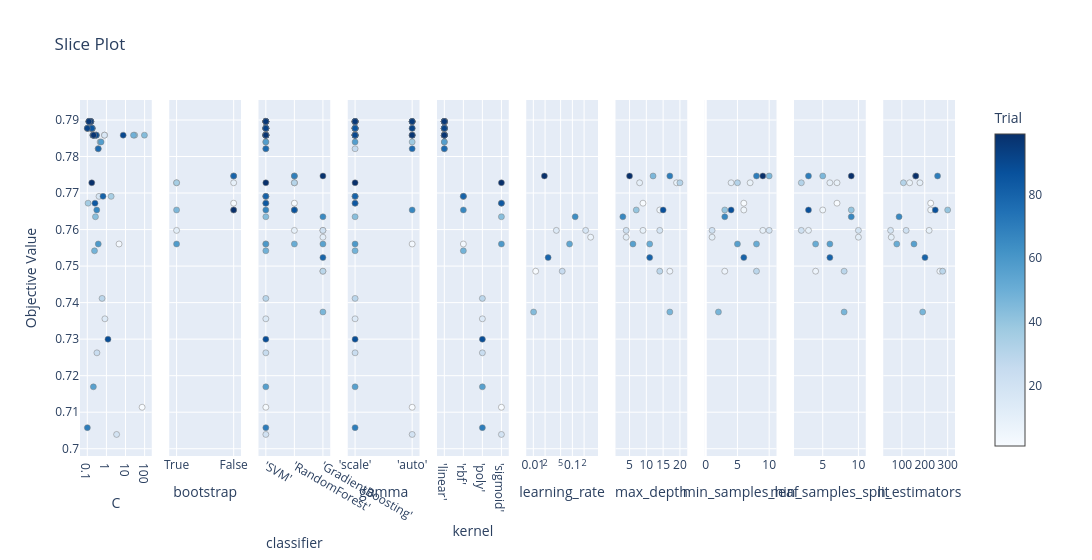

Write notebook code for a chart like this one.
### Code cell
# 3. Slice Plot
plot_slice(study).show()

### Figure 1 — Plotly figure (JSON) as saved in the notebook; plotly's stock layout.template omitted (floating-point values rounded to 4 significant figures)
{"data": [{"marker": {"color": [1, 2, 3, 6, 11, 12, 13, 14, 15, 16, 18, 19, 21, 22, 23, 24, 25, 26, 27, 29, 31, 32, 33, 34, 35, 36, 37, 38, 40, 41, 42, 43, 44, 47, 48, 49, 51, 52, 53, 54, 56, 57, 58, 59, 60, 61, 62, 63, 64, 66, 67, 68, 70, 71, 72, 73, 74, 75, 76, 77, 78, 80, 81, 82, 83, 84, 85, 87, 88, 89, 90, 91, 92, 93, 94, 95, 96, 97, 99], "colorbar": {"title": {"text": "Trial"}, "x": 1, "xpad": 40}, "colorscale": [[0, "rgb(247,251,255)"], [0.125, "rgb(222,235,247)"], [0.25, "rgb(198,219,239)"], [0.375, "rgb(158,202,225)"], [0.5, "rgb(107,174,214)"], [0.625, "rgb(66,146,198)"], [0.75, "rgb(33,113,181)"], [0.875, "rgb(8,81,156)"], [1, "rgb(8,48,107)"]], "line": {"color": "Grey", "width": 0.5}, "showscale": true}, "mode": "markers", "name": "Feasible Trial", "showlegend": false, "type": "scatter", "x": [73.9, 0.1051, 4.586, 0.1781, 0.1709, 0.1512, 0.132, 0.8352, 0.7924, 0.7957, 0.411, 3.414, 0.1036, 0.1206, 0.2983, 0.3185, 0.1013, 0.3673, 0.2225, 0.5931, 0.1532, 0.1956, 0.1527, 0.2618, 1.765, 0.1099, 30.34, 0.4667, 0.181, 0.1685, 0.1465, 0.2667, 97.48, 0.1334, 0.238, 26.26, 0.1279, 0.1709, 0.1424, 0.104, 0.2078, 0.5264, 0.1467, 0.3748, 0.1442, 0.1455, 0.2279, 0.1318, 0.1035, 0.3128, 0.1998, 0.2971, 0.1004, 0.1346, 0.1328, 0.183, 0.2395, 0.1244, 0.1699, 0.3748, 0.1963, 0.6646, 0.132, 0.1595, 0.1202, 0.2524, 0.1741, 0.1205, 1.206, 0.2906, 7.539, 0.1547, 0.1003, 0.2117, 0.1491, 0.1486, 0.1208, 0.2141, 0.1714], "xaxis": "x", "y": [0.7114, 0.7877, 0.7561, 0.7877, 0.7877, 0.7896, 0.7896, 0.7356, 0.7858, 0.7858, 0.7691, 0.7039, 0.7877, 0.7896, 0.7858, 0.7263, 0.7877, 0.7821, 0.7858, 0.7412, 0.7896, 0.7858, 0.7896, 0.7858, 0.7691, 0.7672, 0.7858, 0.784, 0.7877, 0.7877, 0.7896, 0.7635, 0.7858, 0.7896, 0.7542, 0.7858, 0.7896, 0.7877, 0.7896, 0.7877, 0.7169, 0.784, 0.7896, 0.7561, 0.7896, 0.7896, 0.7858, 0.7896, 0.7877, 0.7654, 0.7858, 0.7858, 0.7058, 0.7896, 0.7896, 0.7877, 0.7858, 0.7896, 0.7877, 0.7821, 0.7858, 0.7691, 0.7896, 0.7877, 0.7896, 0.7672, 0.7877, 0.7896, 0.73, 0.7858, 0.7858, 0.7896, 0.7877, 0.7858, 0.7896, 0.7896, 0.7896, 0.7858, 0.7728], "yaxis": "y"}, {"marker": {"color": [8, 9, 30, 39, 50, 0, 4, 7, 45, 69, 86], "colorbar": {"title": {"text": "Trial"}, "x": 1, "xpad": 40}, "colorscale": [[0, "rgb(247,251,255)"], [0.125, "rgb(222,235,247)"], [0.25, "rgb(198,219,239)"], [0.375, "rgb(158,202,225)"], [0.5, "rgb(107,174,214)"], [0.625, "rgb(66,146,198)"], [0.75, "rgb(33,113,181)"], [0.875, "rgb(8,81,156)"], [1, "rgb(8,48,107)"]], "line": {"color": "Grey", "width": 0.5}, "showscale": false}, "mode": "markers", "name": "Feasible Trial", "showlegend": false, "type": "scatter", "x": ["True", "True", "True", "True", "True", "False", "False", "False", "False", "False", "False"], "xaxis": "x2", "y": [0.7598, 0.7728, 0.7728, 0.7654, 0.7561, 0.7672, 0.7654, 0.7728, 0.7747, 0.7747, 0.7654], "yaxis": "y2"}, {"marker": {"color": [1, 2, 3, 6, 11, 12, 13, 14, 15, 16, 18, 19, 21, 22, 23, 24, 25, 26, 27, 29, 31, 32, 33, 34, 35, 36, 37, 38, 40, 41, 42, 43, 44, 47, 48, 49, 51, 52, 53, 54, 56, 57, 58, 59, 60, 61, 62, 63, 64, 66, 67, 68, 70, 71, 72, 73, 74, 75, 76, 77, 78, 80, 81, 82, 83, 84, 85, 87, 88, 89, 90, 91, 92, 93, 94, 95, 96, 97, 99, 0, 4, 7, 8, 9, 30, 39, 45, 50, 69, 86, 5, 10, 17, 20, 28, 46, 55, 65, 79, 98], "colorbar": {"title": {"text": "Trial"}, "x": 1, "xpad": 40}, "colorscale": [[0, "rgb(247,251,255)"], [0.125, "rgb(222,235,247)"], [0.25, "rgb(198,219,239)"], [0.375, "rgb(158,202,225)"], [0.5, "rgb(107,174,214)"], [0.625, "rgb(66,146,198)"], [0.75, "rgb(33,113,181)"], [0.875, "rgb(8,81,156)"], [1, "rgb(8,48,107)"]], "line": {"color": "Grey", "width": 0.5}, "showscale": false}, "mode": "markers", "name": "Feasible Trial", "showlegend": false, "type": "scatter", "x": ["'SVM'", "'SVM'", "'SVM'", "'SVM'", "'SVM'", "'SVM'", "'SVM'", "'SVM'", "'SVM'", "'SVM'", "'SVM'", "'SVM'", "'SVM'", "'SVM'", "'SVM'", "'SVM'", "'SVM'", "'SVM'", "'SVM'", "'SVM'", "'SVM'", "'SVM'", "'SVM'", "'SVM'", "'SVM'", "'SVM'", "'SVM'", "'SVM'", "'SVM'", "'SVM'", "'SVM'", "'SVM'", "'SVM'", "'SVM'", "'SVM'", "'SVM'", "'SVM'", "'SVM'", "'SVM'", "'SVM'", "'SVM'", "'SVM'", "'SVM'", "'SVM'", "'SVM'", "'SVM'", "'SVM'", "'SVM'", "'SVM'", "'SVM'", "'SVM'", "'SVM'", "'SVM'", "'SVM'", "'SVM'", "'SVM'", "'SVM'", "'SVM'", "'SVM'", "'SVM'", "'SVM'", "'SVM'", "'SVM'", "'SVM'", "'SVM'", "'SVM'", "'SVM'", "'SVM'", "'SVM'", "'SVM'", "'SVM'", "'SVM'", "'SVM'", "'SVM'", "'SVM'", "'SVM'", "'SVM'", "'SVM'", "'SVM'", "'RandomForest'", "'RandomForest'", "'RandomForest'", "'RandomForest'", "'RandomForest'", "'RandomForest'", "'RandomForest'", "'RandomForest'", "'RandomForest'", "'RandomForest'", "'RandomForest'", "'GradientBoosting'", "'GradientBoosting'", "'GradientBoosting'", "'GradientBoosting'", "'GradientBoosting'", "'GradientBoosting'", "'GradientBoosting'", "'GradientBoosting'", "'GradientBoosting'", "'GradientBoosting'"], "xaxis": "x3", "y": [0.7114, 0.7877, 0.7561, 0.7877, 0.7877, 0.7896, 0.7896, 0.7356, 0.7858, 0.7858, 0.7691, 0.7039, 0.7877, 0.7896, 0.7858, 0.7263, 0.7877, 0.7821, 0.7858, 0.7412, 0.7896, 0.7858, 0.7896, 0.7858, 0.7691, 0.7672, 0.7858, 0.784, 0.7877, 0.7877, 0.7896, 0.7635, 0.7858, 0.7896, 0.7542, 0.7858, 0.7896, 0.7877, 0.7896, 0.7877, 0.7169, 0.784, 0.7896, 0.7561, 0.7896, 0.7896, 0.7858, 0.7896, 0.7877, 0.7654, 0.7858, 0.7858, 0.7058, 0.7896, 0.7896, 0.7877, 0.7858, 0.7896, 0.7877, 0.7821, 0.7858, 0.7691, 0.7896, 0.7877, 0.7896, 0.7672, 0.7877, 0.7896, 0.73, 0.7858, 0.7858, 0.7896, 0.7877, 0.7858, 0.7896, 0.7896, 0.7896, 0.7858, 0.7728, 0.7672, 0.7654, 0.7728, 0.7598, 0.7728, 0.7728, 0.7654, 0.7747, 0.7561, 0.7747, 0.7654, 0.7486, 0.7579, 0.7598, 0.7598, 0.7486, 0.7374, 0.7561, 0.7635, 0.7523, 0.7747], "yaxis": "y3"}, {"marker": {"color": [2, 6, 11, 12, 13, 14, 15, 16, 18, 21, 22, 23, 24, 25, 26, 29, 31, 32, 33, 34, 35, 36, 37, 40, 41, 42, 43, 44, 48, 49, 51, 52, 53, 54, 56, 57, 59, 60, 67, 68, 70, 71, 72, 73, 74, 75, 76, 78, 80, 81, 82, 83, 84, 85, 87, 88, 89, 90, 96, 99, 1, 3, 19, 27, 38, 47, 58, 61, 62, 63, 64, 66, 77, 91, 92, 93, 94, 95, 97], "colorbar": {"title": {"text": "Trial"}, "x": 1, "xpad": 40}, "colorscale": [[0, "rgb(247,251,255)"], [0.125, "rgb(222,235,247)"], [0.25, "rgb(198,219,239)"], [0.375, "rgb(158,202,225)"], [0.5, "rgb(107,174,214)"], [0.625, "rgb(66,146,198)"], [0.75, "rgb(33,113,181)"], [0.875, "rgb(8,81,156)"], [1, "rgb(8,48,107)"]], "line": {"color": "Grey", "width": 0.5}, "showscale": false}, "mode": "markers", "name": "Feasible Trial", "showlegend": false, "type": "scatter", "x": ["'scale'", "'scale'", "'scale'", "'scale'", "'scale'", "'scale'", "'scale'", "'scale'", "'scale'", "'scale'", "'scale'", "'scale'", "'scale'", "'scale'", "'scale'", "'scale'", "'scale'", "'scale'", "'scale'", "'scale'", "'scale'", "'scale'", "'scale'", "'scale'", "'scale'", "'scale'", "'scale'", "'scale'", "'scale'", "'scale'", "'scale'", "'scale'", "'scale'", "'scale'", "'scale'", "'scale'", "'scale'", "'scale'", "'scale'", "'scale'", "'scale'", "'scale'", "'scale'", "'scale'", "'scale'", "'scale'", "'scale'", "'scale'", "'scale'", "'scale'", "'scale'", "'scale'", "'scale'", "'scale'", "'scale'", "'scale'", "'scale'", "'scale'", "'scale'", "'scale'", "'auto'", "'auto'", "'auto'", "'auto'", "'auto'", "'auto'", "'auto'", "'auto'", "'auto'", "'auto'", "'auto'", "'auto'", "'auto'", "'auto'", "'auto'", "'auto'", "'auto'", "'auto'", "'auto'"], "xaxis": "x4", "y": [0.7877, 0.7877, 0.7877, 0.7896, 0.7896, 0.7356, 0.7858, 0.7858, 0.7691, 0.7877, 0.7896, 0.7858, 0.7263, 0.7877, 0.7821, 0.7412, 0.7896, 0.7858, 0.7896, 0.7858, 0.7691, 0.7672, 0.7858, 0.7877, 0.7877, 0.7896, 0.7635, 0.7858, 0.7542, 0.7858, 0.7896, 0.7877, 0.7896, 0.7877, 0.7169, 0.784, 0.7561, 0.7896, 0.7858, 0.7858, 0.7058, 0.7896, 0.7896, 0.7877, 0.7858, 0.7896, 0.7877, 0.7858, 0.7691, 0.7896, 0.7877, 0.7896, 0.7672, 0.7877, 0.7896, 0.73, 0.7858, 0.7858, 0.7896, 0.7728, 0.7114, 0.7561, 0.7039, 0.7858, 0.784, 0.7896, 0.7896, 0.7896, 0.7858, 0.7896, 0.7877, 0.7654, 0.7821, 0.7896, 0.7877, 0.7858, 0.7896, 0.7896, 0.7858], "yaxis": "y4"}, {"marker": {"color": [2, 6, 11, 12, 13, 15, 16, 21, 22, 23, 25, 26, 27, 31, 32, 33, 34, 37, 38, 40, 41, 42, 44, 47, 49, 51, 52, 53, 54, 57, 58, 60, 61, 62, 63, 64, 67, 68, 71, 72, 73, 74, 75, 76, 77, 78, 81, 82, 83, 85, 87, 89, 90, 91, 92, 93, 94, 95, 96, 97, 3, 18, 35, 48, 66, 80, 14, 24, 29, 56, 70, 88, 1, 19, 36, 43, 59, 84, 99], "colorbar": {"title": {"text": "Trial"}, "x": 1, "xpad": 40}, "colorscale": [[0, "rgb(247,251,255)"], [0.125, "rgb(222,235,247)"], [0.25, "rgb(198,219,239)"], [0.375, "rgb(158,202,225)"], [0.5, "rgb(107,174,214)"], [0.625, "rgb(66,146,198)"], [0.75, "rgb(33,113,181)"], [0.875, "rgb(8,81,156)"], [1, "rgb(8,48,107)"]], "line": {"color": "Grey", "width": 0.5}, "showscale": false}, "mode": "markers", "name": "Feasible Trial", "showlegend": false, "type": "scatter", "x": ["'linear'", "'linear'", "'linear'", "'linear'", "'linear'", "'linear'", "'linear'", "'linear'", "'linear'", "'linear'", "'linear'", "'linear'", "'linear'", "'linear'", "'linear'", "'linear'", "'linear'", "'linear'", "'linear'", "'linear'", "'linear'", "'linear'", "'linear'", "'linear'", "'linear'", "'linear'", "'linear'", "'linear'", "'linear'", "'linear'", "'linear'", "'linear'", "'linear'", "'linear'", "'linear'", "'linear'", "'linear'", "'linear'", "'linear'", "'linear'", "'linear'", "'linear'", "'linear'", "'linear'", "'linear'", "'linear'", "'linear'", "'linear'", "'linear'", "'linear'", "'linear'", "'linear'", "'linear'", "'linear'", "'linear'", "'linear'", "'linear'", "'linear'", "'linear'", "'linear'", "'rbf'", "'rbf'", "'rbf'", "'rbf'", "'rbf'", "'rbf'", "'poly'", "'poly'", "'poly'", "'poly'", "'poly'", "'poly'", "'sigmoid'", "'sigmoid'", "'sigmoid'", "'sigmoid'", "'sigmoid'", "'sigmoid'", "'sigmoid'"], "xaxis": "x5", "y": [0.7877, 0.7877, 0.7877, 0.7896, 0.7896, 0.7858, 0.7858, 0.7877, 0.7896, 0.7858, 0.7877, 0.7821, 0.7858, 0.7896, 0.7858, 0.7896, 0.7858, 0.7858, 0.784, 0.7877, 0.7877, 0.7896, 0.7858, 0.7896, 0.7858, 0.7896, 0.7877, 0.7896, 0.7877, 0.784, 0.7896, 0.7896, 0.7896, 0.7858, 0.7896, 0.7877, 0.7858, 0.7858, 0.7896, 0.7896, 0.7877, 0.7858, 0.7896, 0.7877, 0.7821, 0.7858, 0.7896, 0.7877, 0.7896, 0.7877, 0.7896, 0.7858, 0.7858, 0.7896, 0.7877, 0.7858, 0.7896, 0.7896, 0.7896, 0.7858, 0.7561, 0.7691, 0.7691, 0.7542, 0.7654, 0.7691, 0.7356, 0.7263, 0.7412, 0.7169, 0.7058, 0.73, 0.7114, 0.7039, 0.7672, 0.7635, 0.7561, 0.7672, 0.7728], "yaxis": "y5"}, {"marker": {"color": [5, 10, 17, 20, 28, 46, 55, 65, 79, 98], "colorbar": {"title": {"text": "Trial"}, "x": 1, "xpad": 40}, "colorscale": [[0, "rgb(247,251,255)"], [0.125, "rgb(222,235,247)"], [0.25, "rgb(198,219,239)"], [0.375, "rgb(158,202,225)"], [0.5, "rgb(107,174,214)"], [0.625, "rgb(66,146,198)"], [0.75, "rgb(33,113,181)"], [0.875, "rgb(8,81,156)"], [1, "rgb(8,48,107)"]], "line": {"color": "Grey", "width": 0.5}, "showscale": false}, "mode": "markers", "name": "Feasible Trial", "showlegend": false, "type": "scatter", "x": [0.01148, 0.2945, 0.03891, 0.2189, 0.05495, 0.01015, 0.08466, 0.118, 0.02391, 0.01921], "xaxis": "x6", "y": [0.7486, 0.7579, 0.7598, 0.7598, 0.7486, 0.7374, 0.7561, 0.7635, 0.7523, 0.7747], "yaxis": "y6"}, {"marker": {"color": [0, 4, 5, 7, 8, 9, 10, 17, 20, 28, 30, 39, 45, 46, 50, 55, 65, 69, 79, 86, 98], "colorbar": {"title": {"text": "Trial"}, "x": 1, "xpad": 40}, "colorscale": [[0, "rgb(247,251,255)"], [0.125, "rgb(222,235,247)"], [0.25, "rgb(198,219,239)"], [0.375, "rgb(158,202,225)"], [0.5, "rgb(107,174,214)"], [0.625, "rgb(66,146,198)"], [0.75, "rgb(33,113,181)"], [0.875, "rgb(8,81,156)"], [1, "rgb(8,48,107)"]], "line": {"color": "Grey", "width": 0.5}, "showscale": false}, "mode": "markers", "name": "Feasible Trial", "showlegend": false, "type": "scatter", "x": [9, 14, 17, 19, 9, 8, 4, 14, 4, 14, 20, 7, 12, 17, 11, 6, 3, 17, 11, 15, 5], "xaxis": "x7", "y": [0.7672, 0.7654, 0.7486, 0.7728, 0.7598, 0.7728, 0.7579, 0.7598, 0.7598, 0.7486, 0.7728, 0.7654, 0.7747, 0.7374, 0.7561, 0.7561, 0.7635, 0.7747, 0.7523, 0.7654, 0.7747], "yaxis": "y7"}, {"marker": {"color": [0, 4, 5, 7, 8, 9, 10, 17, 20, 28, 30, 39, 45, 46, 50, 55, 65, 69, 79, 86, 98], "colorbar": {"title": {"text": "Trial"}, "x": 1, "xpad": 40}, "colorscale": [[0, "rgb(247,251,255)"], [0.125, "rgb(222,235,247)"], [0.25, "rgb(198,219,239)"], [0.375, "rgb(158,202,225)"], [0.5, "rgb(107,174,214)"], [0.625, "rgb(66,146,198)"], [0.75, "rgb(33,113,181)"], [0.875, "rgb(8,81,156)"], [1, "rgb(8,48,107)"]], "line": {"color": "Grey", "width": 0.5}, "showscale": false}, "mode": "markers", "name": "Feasible Trial", "showlegend": false, "type": "scatter", "x": [6, 6, 3, 7, 9, 4, 1, 10, 1, 8, 5, 3, 10, 2, 8, 5, 3, 8, 6, 4, 9], "xaxis": "x8", "y": [0.7672, 0.7654, 0.7486, 0.7728, 0.7598, 0.7728, 0.7579, 0.7598, 0.7598, 0.7486, 0.7728, 0.7654, 0.7747, 0.7374, 0.7561, 0.7561, 0.7635, 0.7747, 0.7523, 0.7654, 0.7747], "yaxis": "y8"}, {"marker": {"color": [0, 4, 5, 7, 8, 9, 10, 17, 20, 28, 30, 39, 45, 46, 50, 55, 65, 69, 79, 86, 98], "colorbar": {"title": {"text": "Trial"}, "x": 1, "xpad": 40}, "colorscale": [[0, "rgb(247,251,255)"], [0.125, "rgb(222,235,247)"], [0.25, "rgb(198,219,239)"], [0.375, "rgb(158,202,225)"], [0.5, "rgb(107,174,214)"], [0.625, "rgb(66,146,198)"], [0.75, "rgb(33,113,181)"], [0.875, "rgb(8,81,156)"], [1, "rgb(8,48,107)"]], "line": {"color": "Grey", "width": 0.5}, "showscale": false}, "mode": "markers", "name": "Feasible Trial", "showlegend": false, "type": "scatter", "x": [7, 5, 4, 7, 3, 6, 10, 10, 2, 8, 2, 9, 5, 8, 4, 6, 9, 3, 6, 3, 9], "xaxis": "x9", "y": [0.7672, 0.7654, 0.7486, 0.7728, 0.7598, 0.7728, 0.7579, 0.7598, 0.7598, 0.7486, 0.7728, 0.7654, 0.7747, 0.7374, 0.7561, 0.7561, 0.7635, 0.7747, 0.7523, 0.7654, 0.7747], "yaxis": "y9"}, {"marker": {"color": [0, 4, 5, 7, 8, 9, 10, 17, 20, 28, 30, 39, 45, 46, 50, 55, 65, 69, 79, 86, 98], "colorbar": {"title": {"text": "Trial"}, "x": 1, "xpad": 40}, "colorscale": [[0, "rgb(247,251,255)"], [0.125, "rgb(222,235,247)"], [0.25, "rgb(198,219,239)"], [0.375, "rgb(158,202,225)"], [0.5, "rgb(107,174,214)"], [0.625, "rgb(66,146,198)"], [0.75, "rgb(33,113,181)"], [0.875, "rgb(8,81,156)"], [1, "rgb(8,48,107)"]], "line": {"color": "Grey", "width": 0.5}, "showscale": false}, "mode": "markers", "name": "Feasible Trial", "showlegend": false, "type": "scatter", "x": [226, 226, 266, 134, 219, 179, 54, 51, 119, 278, 107, 300, 160, 191, 78, 153, 88, 256, 201, 246, 161], "xaxis": "x10", "y": [0.7672, 0.7654, 0.7486, 0.7728, 0.7598, 0.7728, 0.7579, 0.7598, 0.7598, 0.7486, 0.7728, 0.7654, 0.7747, 0.7374, 0.7561, 0.7561, 0.7635, 0.7747, 0.7523, 0.7654, 0.7747], "yaxis": "y10"}], "layout": {"title": {"text": "Slice Plot"}, "width": 3000, "xaxis": {"anchor": "y", "domain": [0, 0.082], "title": {"text": "C"}, "type": "log"}, "xaxis10": {"anchor": "y10", "domain": [0.918, 1.0], "title": {"text": "n_estimators"}}, "xaxis2": {"anchor": "y2", "categoryarray": ["True", "False"], "categoryorder": "array", "domain": [0.102, 0.184], "title": {"text": "bootstrap"}, "type": "category"}, "xaxis3": {"anchor": "y3", "categoryarray": ["'SVM'", "'RandomForest'", "'GradientBoosting'"], "categoryorder": "array", "domain": [0.204, 0.286], "title": {"text": "classifier"}, "type": "category"}, "xaxis4": {"anchor": "y4", "categoryarray": ["'scale'", "'auto'"], "categoryorder": "array", "domain": [0.306, 0.388], "title": {"text": "gamma"}, "type": "category"}, "xaxis5": {"anchor": "y5", "categoryarray": ["'linear'", "'rbf'", "'poly'", "'sigmoid'"], "categoryorder": "array", "domain": [0.408, 0.49], "title": {"text": "kernel"}, "type": "category"}, "xaxis6": {"anchor": "y6", "domain": [0.51, 0.592], "title": {"text": "learning_rate"}, "type": "log"}, "xaxis7": {"anchor": "y7", "domain": [0.612, 0.694], "title": {"text": "max_depth"}}, "xaxis8": {"anchor": "y8", "domain": [0.714, 0.796], "title": {"text": "min_samples_leaf"}}, "xaxis9": {"anchor": "y9", "domain": [0.816, 0.898], "title": {"text": "min_samples_split"}}, "yaxis": {"anchor": "x", "domain": [0, 1], "title": {"text": "Objective Value"}}, "yaxis10": {"anchor": "x10", "domain": [0, 1], "matches": "y", "showticklabels": false}, "yaxis2": {"anchor": "x2", "domain": [0, 1], "matches": "y", "showticklabels": false}, "yaxis3": {"anchor": "x3", "domain": [0, 1], "matches": "y", "showticklabels": false}, "yaxis4": {"anchor": "x4", "domain": [0, 1], "matches": "y", "showticklabels": false}, "yaxis5": {"anchor": "x5", "domain": [0, 1], "matches": "y", "showticklabels": false}, "yaxis6": {"anchor": "x6", "domain": [0, 1], "matches": "y", "showticklabels": false}, "yaxis7": {"anchor": "x7", "domain": [0, 1], "matches": "y", "showticklabels": false}, "yaxis8": {"anchor": "x8", "domain": [0, 1], "matches": "y", "showticklabels": false}, "yaxis9": {"anchor": "x9", "domain": [0, 1], "matches": "y", "showticklabels": false}}}
